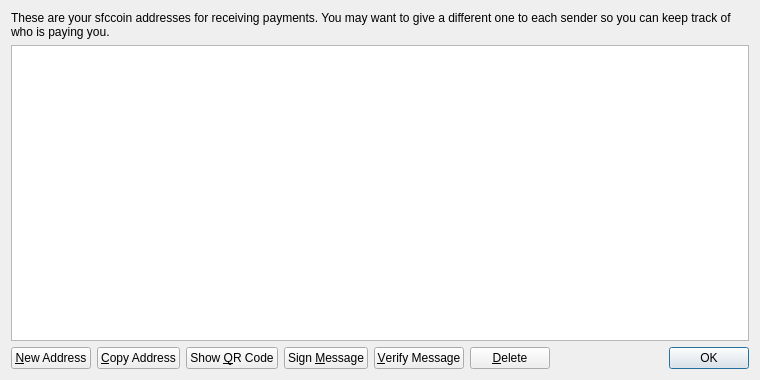
<?xml version="1.0" encoding="UTF-8"?>
<ui version="4.0">
 <class>AddressBookPage</class>
 <widget class="QWidget" name="AddressBookPage">
  <property name="geometry">
   <rect>
    <x>0</x>
    <y>0</y>
    <width>760</width>
    <height>380</height>
   </rect>
  </property>
  <property name="windowTitle">
   <string>Address Book</string>
  </property>
  <property name="styleSheet">
   <string notr="true">background-image: url(:/images/gr);</string>
  </property>
  <layout class="QVBoxLayout" name="verticalLayout">
   <item>
    <widget class="QLabel" name="labelExplanation">
     <property name="text">
      <string>These are your sfccoin addresses for receiving payments. You may want to give a different one to each sender so you can keep track of who is paying you.</string>
     </property>
     <property name="textFormat">
      <enum>Qt::PlainText</enum>
     </property>
     <property name="wordWrap">
      <bool>true</bool>
     </property>
    </widget>
   </item>
   <item>
    <widget class="QTableView" name="tableView">
     <property name="contextMenuPolicy">
      <enum>Qt::CustomContextMenu</enum>
     </property>
     <property name="toolTip">
      <string>Double-click to edit address or label</string>
     </property>
     <property name="tabKeyNavigation">
      <bool>false</bool>
     </property>
     <property name="alternatingRowColors">
      <bool>true</bool>
     </property>
     <property name="selectionMode">
      <enum>QAbstractItemView::SingleSelection</enum>
     </property>
     <property name="selectionBehavior">
      <enum>QAbstractItemView::SelectRows</enum>
     </property>
     <property name="sortingEnabled">
      <bool>true</bool>
     </property>
     <attribute name="verticalHeaderVisible">
      <bool>false</bool>
     </attribute>
    </widget>
   </item>
   <item>
    <layout class="QHBoxLayout" name="horizontalLayout">
     <item>
      <widget class="QPushButton" name="newAddressButton">
       <property name="toolTip">
        <string>Create a new address</string>
       </property>
       <property name="text">
        <string>&amp;New Address</string>
       </property>
       <property name="icon">
        <iconset resource="../bitcoin.qrc">
         <normaloff>:/icons/add</normaloff>:/icons/add</iconset>
       </property>
      </widget>
     </item>
     <item>
      <widget class="QPushButton" name="copyToClipboard">
       <property name="toolTip">
        <string>Copy the currently selected address to the system clipboard</string>
       </property>
       <property name="text">
        <string>&amp;Copy Address</string>
       </property>
       <property name="icon">
        <iconset resource="../bitcoin.qrc">
         <normaloff>:/icons/editcopy</normaloff>:/icons/editcopy</iconset>
       </property>
      </widget>
     </item>
     <item>
      <widget class="QPushButton" name="showQRCode">
       <property name="text">
        <string>Show &amp;QR Code</string>
       </property>
       <property name="icon">
        <iconset resource="../bitcoin.qrc">
         <normaloff>:/icons/qrcode</normaloff>:/icons/qrcode</iconset>
       </property>
      </widget>
     </item>
     <item>
      <widget class="QPushButton" name="signMessage">
       <property name="toolTip">
        <string>Sign a message to prove you own a sfccoin address</string>
       </property>
       <property name="text">
        <string>Sign &amp;Message</string>
       </property>
       <property name="icon">
        <iconset resource="../bitcoin.qrc">
         <normaloff>:/icons/edit</normaloff>:/icons/edit</iconset>
       </property>
      </widget>
     </item>
     <item>
      <widget class="QPushButton" name="verifyMessage">
       <property name="toolTip">
        <string>Verify a message to ensure it was signed with a specified sfccoin address</string>
       </property>
       <property name="text">
        <string>&amp;Verify Message</string>
       </property>
       <property name="icon">
        <iconset resource="../bitcoin.qrc">
         <normaloff>:/icons/transaction_0</normaloff>:/icons/transaction_0</iconset>
       </property>
      </widget>
     </item>
     <item>
      <widget class="QPushButton" name="deleteButton">
       <property name="toolTip">
        <string>Delete the currently selected address from the list</string>
       </property>
       <property name="text">
        <string>&amp;Delete</string>
       </property>
       <property name="icon">
        <iconset resource="../bitcoin.qrc">
         <normaloff>:/icons/remove</normaloff>:/icons/remove</iconset>
       </property>
      </widget>
     </item>
     <item>
      <spacer name="horizontalSpacer">
       <property name="orientation">
        <enum>Qt::Horizontal</enum>
       </property>
       <property name="sizeHint" stdset="0">
        <size>
         <width>40</width>
         <height>20</height>
        </size>
       </property>
      </spacer>
     </item>
     <item>
      <widget class="QDialogButtonBox" name="buttonBox">
       <property name="sizePolicy">
        <sizepolicy hsizetype="Maximum" vsizetype="Fixed">
         <horstretch>0</horstretch>
         <verstretch>0</verstretch>
        </sizepolicy>
       </property>
       <property name="standardButtons">
        <set>QDialogButtonBox::Ok</set>
       </property>
      </widget>
     </item>
    </layout>
   </item>
  </layout>
 </widget>
 <resources>
  <include location="../bitcoin.qrc"/>
 </resources>
 <connections/>
</ui>
